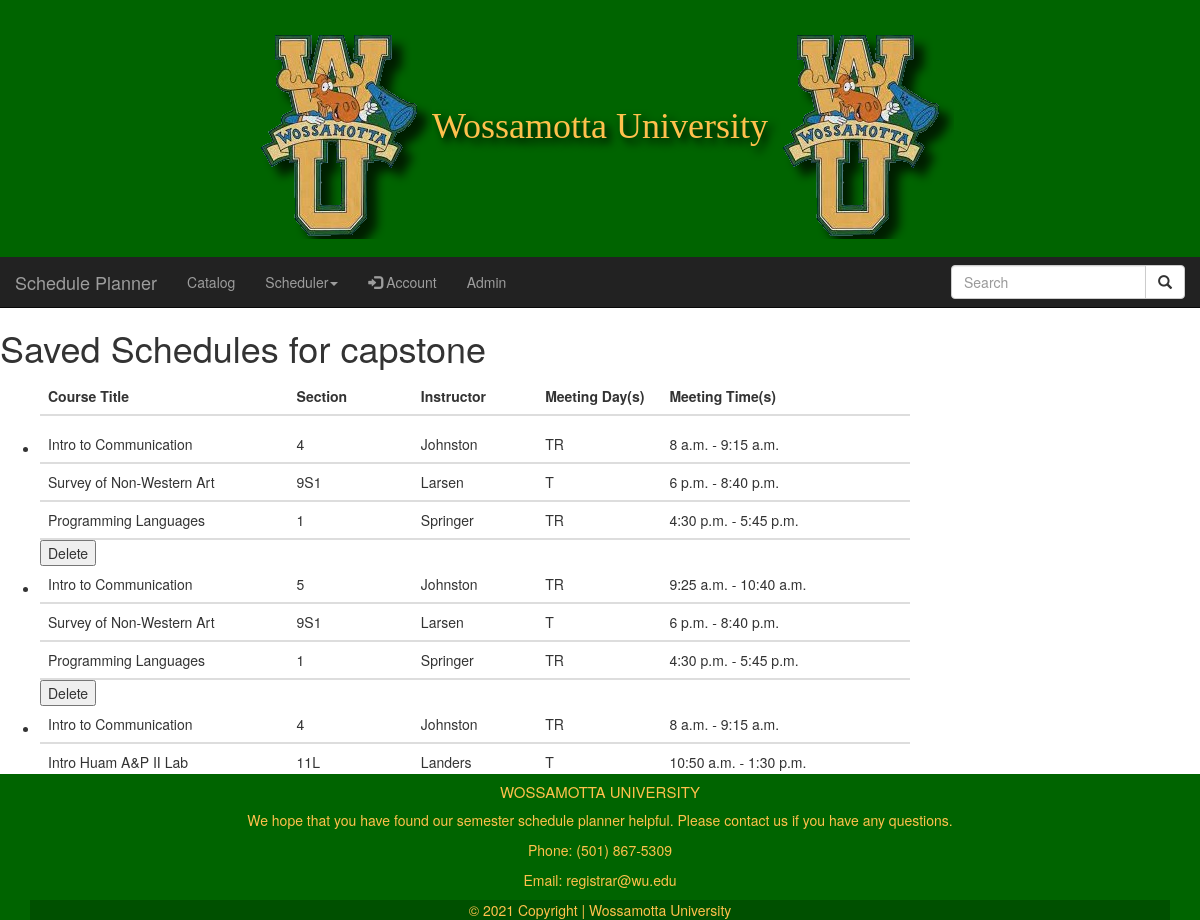
The app's page /saved_schedules/ (signed in) with its own data.
### catalog/models.py (models this page shows, shortened)
class ScheduledCourses(models.Model):
    section = models.ForeignKey(Section, on_delete=models.CASCADE)
    period = models.ForeignKey(Period, on_delete=models.CASCADE)
    groupNumber = models.IntegerField(default=0)

class Section(models.Model):
    section_ID = models.CharField(max_length=20)
    instructor = models.CharField(max_length=255)
    course = models.ForeignKey(Course, on_delete=models.CASCADE)
    periods = models.ManyToManyField(Period)

class Course(models.Model):
    department_ID = models.CharField(max_length=4)
    course_Number = models.CharField(max_length=10)
    course_Title = models.CharField(max_length=255)

class Period(models.Model):
    start_Time = models.TimeField()
    end_Time = models.TimeField()
    MONDAY = 'M'
    TUESDAY = 'T'
    WEDNESDAY = 'W'
    THURSDAY = 'R'
    FRIDAY = 'F'
    MONWED = 'MW'
    MONWEDFRI = 'MWF'
    TUETHU = 'TR'
    MONTUEWEDTHUFRI = 'MTWRF'
    MEETING_DAY_CHOICES = [
        (MONDAY, 'M'),
        (TUESDAY, 'T'),
        (WEDNESDAY, 'W'),
        (THURSDAY, 'R'),
        (FRIDAY, 'F'),
        (MONWED, 'MW'),
        (MONWEDFRI, 'MWF'),
        (TUETHU, 'TR'),
        (MONTUEWEDTHUFRI, 'MTWRF')
    ]
    meeting_day = models.CharField(
        max_length=10,
        choices=MEETING_DAY_CHOICES,
    )

class Schedule(models.Model):
    savedScheduledCourse = models.ManyToManyField(ScheduledCourses)
    user = models.ForeignKey(User, on_delete=models.CASCADE)

### catalog/views.py (the view)
# urls.py: path('saved_schedules/', views.savedSchedules, name='savedSchedules'),
@login_required  # Requires user to be logged in
def savedSchedules(request):
    try:  # Tries to find the Schedule objects associated with the user
        saved_schedules = Schedule.objects.filter(user=request.user)
    except ObjectDoesNotExist:
        saved_schedules = None
    if request.method == 'GET':
        return render(request, 'savedSchedules.html', {'saved_schedules': saved_schedules})

### catalog/templates/savedSchedules.html (shortened to what this page needs)
{% extends "base.html" %}
{% block content %}
    <h1>Saved Schedules for {{ user.username }}</h1>
<ul>
    <table style="width:75%">
        <colgroup>
            <col span="1" style="width: 20%;">
            <col span="1" style="width: 10%;">
            <col span="1" style="width: 10%;">
            <col span="1" style="width: 10%;">
            <col span="1" style="width: 20%;">
        </colgroup>
        <tr>
            <th>Course Title</th>
            <th>Section</th>
            <th>Instructor</th>
            <th>Meeting Day(s)</th>
            <th>Meeting Time(s)</th>
        </tr>
    </table>
</ul>
    {% if saved_schedules is None %}
        There are no saved schedules for {{ user.username }}
    {% else %}
    <ul>
        {% for schedule in saved_schedules %}
            <li>
                    {% for course in schedule.savedScheduledCourse.all %}
                        <table style="width:75%">
                    <colgroup>
                        <col span="1" style="width: 20%;">
                        <col span="1" style="width: 10%;">
                        <col span="1" style="width: 10%;">
                        <col span="1" style="width: 10%;">
                        <col span="1" style="width: 20%;">
                    </colgroup>
                    <tr>
                        <td>{{ course.section.course.course_Title }}</td>
                        <td>{{ course.section.section_ID }}</td>
                        <td>{{ course.section.instructor }}</td>
                        <td>{{ course.period.meeting_day }}</td>
                        <td>{{ course.period.start_Time }} - {{ course.period.end_Time }}</td>
                    </tr>
                </table>
                    {% endfor %}
            </li>
            <form action="{% url 'delSchedules' schedule.id %}" method="POST">{% csrf_token %}<input type="submit" value="Delete"></form>
        {% endfor %}
    </ul>
    {% endif %}
{% endblock %}

### catalog/templates/base.html (style rules this page uses)
body { background-color: white; padding-bottom:50; }

### catalog/templates/savedSchedules.html (style rules this page uses)
th, td { padding: 8px; text-align: left; border-bottom: 2px solid #ddd; }

### records on screen
ScheduledCourses: section.course.course_Title "Intro to Communication", section.section_ID "4", section.instructor "Johnston", period.meeting_day "TR", period.start_Time "8 a.m.", period.end_Time "9:15 a.m."
ScheduledCourses: section.course.course_Title "Survey of Non-Western Art", section.section_ID "9S1", section.instructor "Larsen", period.meeting_day "T", period.start_Time "6 p.m.", period.end_Time "8:40 p.m."
ScheduledCourses: section.course.course_Title "Programming Languages", section.section_ID "1", section.instructor "Springer", period.meeting_day "TR", period.start_Time "4:30 p.m.", period.end_Time "5:45 p.m."
ScheduledCourses: section.course.course_Title "Intro to Communication", section.section_ID "5", section.instructor "Johnston", period.meeting_day "TR", period.start_Time "9:25 a.m.", period.end_Time "10:40 a.m."
ScheduledCourses: section.course.course_Title "Survey of Non-Western Art", section.section_ID "9S1", section.instructor "Larsen", period.meeting_day "T", period.start_Time "6 p.m.", period.end_Time "8:40 p.m."
ScheduledCourses: section.course.course_Title "Programming Languages", section.section_ID "1", section.instructor "Springer", period.meeting_day "TR", period.start_Time "4:30 p.m.", period.end_Time "5:45 p.m."
ScheduledCourses: section.course.course_Title "Intro to Communication", section.section_ID "4", section.instructor "Johnston", period.meeting_day "TR", period.start_Time "8 a.m.", period.end_Time "9:15 a.m."
ScheduledCourses: section.course.course_Title "Intro Huam A&P II Lab", section.section_ID "11L", section.instructor "Landers", period.meeting_day "T", period.start_Time "10:50 a.m.", period.end_Time "1:30 p.m."

### other values on screen
{{ user.username }} "capstone"
